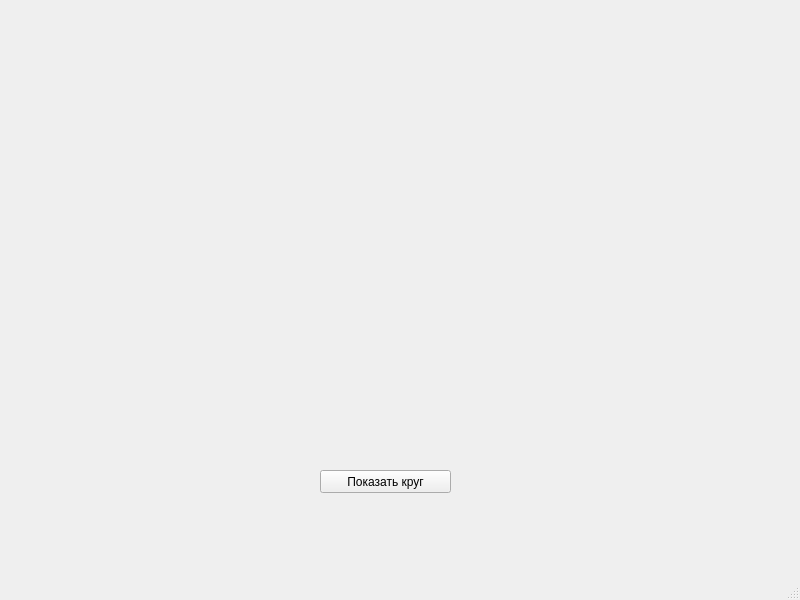
<?xml version="1.0" encoding="UTF-8"?>
<ui version="4.0">
 <class>MainWindow</class>
 <widget class="QMainWindow" name="MainWindow">
  <property name="geometry">
   <rect>
    <x>0</x>
    <y>0</y>
    <width>800</width>
    <height>600</height>
   </rect>
  </property>
  <property name="windowTitle">
   <string>MainWindow</string>
  </property>
  <widget class="QWidget" name="centralwidget">
   <widget class="QPushButton" name="push">
    <property name="geometry">
     <rect>
      <x>320</x>
      <y>470</y>
      <width>131</width>
      <height>23</height>
     </rect>
    </property>
    <property name="text">
     <string>Показать круг</string>
    </property>
   </widget>
  </widget>
  <widget class="QMenuBar" name="menubar">
   <property name="geometry">
    <rect>
     <x>0</x>
     <y>0</y>
     <width>800</width>
     <height>21</height>
    </rect>
   </property>
  </widget>
  <widget class="QStatusBar" name="statusbar"/>
 </widget>
 <resources/>
 <connections/>
</ui>
